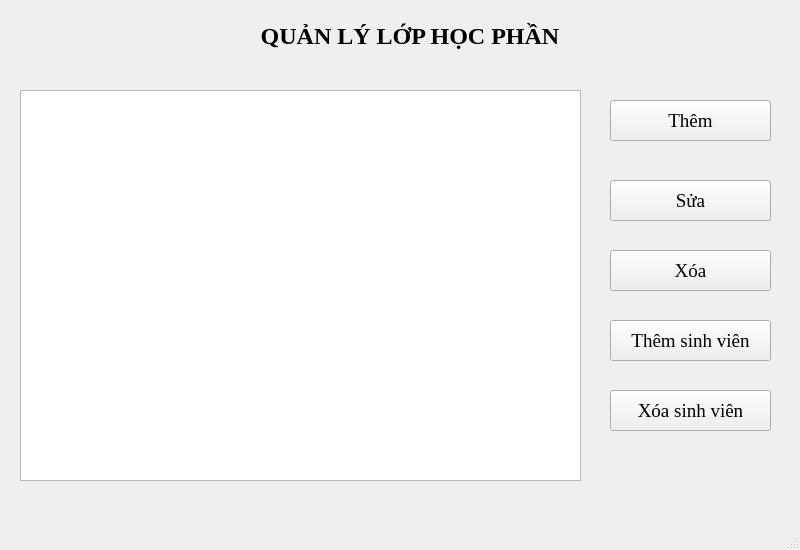
<?xml version="1.0" encoding="UTF-8"?>
<ui version="4.0">
 <class>MainWindow</class>
 <widget class="QMainWindow" name="MainWindow">
  <property name="geometry">
   <rect>
    <x>0</x>
    <y>0</y>
    <width>800</width>
    <height>550</height>
   </rect>
  </property>
  <property name="maximumSize">
   <size>
    <width>800</width>
    <height>550</height>
   </size>
  </property>
  <property name="font">
   <font>
    <family>Times New Roman</family>
    <pointsize>14</pointsize>
   </font>
  </property>
  <property name="windowTitle">
   <string>ỨNG DỤNG</string>
  </property>
  <widget class="QWidget" name="centralwidget">
   <widget class="QTableWidget" name="tableWidget">
    <property name="geometry">
     <rect>
      <x>20</x>
      <y>90</y>
      <width>561</width>
      <height>391</height>
     </rect>
    </property>
   </widget>
   <widget class="QPushButton" name="btn_them">
    <property name="geometry">
     <rect>
      <x>610</x>
      <y>100</y>
      <width>161</width>
      <height>41</height>
     </rect>
    </property>
    <property name="text">
     <string>Thêm</string>
    </property>
   </widget>
   <widget class="QPushButton" name="btn_sua">
    <property name="geometry">
     <rect>
      <x>610</x>
      <y>180</y>
      <width>161</width>
      <height>41</height>
     </rect>
    </property>
    <property name="text">
     <string>Sửa</string>
    </property>
   </widget>
   <widget class="QPushButton" name="btn_xoa">
    <property name="geometry">
     <rect>
      <x>610</x>
      <y>250</y>
      <width>161</width>
      <height>41</height>
     </rect>
    </property>
    <property name="text">
     <string>Xóa</string>
    </property>
   </widget>
   <widget class="QLabel" name="label">
    <property name="geometry">
     <rect>
      <x>10</x>
      <y>10</y>
      <width>800</width>
      <height>51</height>
     </rect>
    </property>
    <property name="font">
     <font>
      <pointsize>18</pointsize>
      <weight>75</weight>
      <bold>true</bold>
     </font>
    </property>
    <property name="text">
     <string>QUẢN LÝ LỚP HỌC PHẦN</string>
    </property>
    <property name="alignment">
     <set>Qt::AlignCenter</set>
    </property>
   </widget>
   <widget class="QPushButton" name="btn_them_sv">
    <property name="geometry">
     <rect>
      <x>610</x>
      <y>320</y>
      <width>161</width>
      <height>41</height>
     </rect>
    </property>
    <property name="text">
     <string>Thêm sinh viên</string>
    </property>
   </widget>
   <widget class="QPushButton" name="btn_xoa_sv">
    <property name="geometry">
     <rect>
      <x>610</x>
      <y>390</y>
      <width>161</width>
      <height>41</height>
     </rect>
    </property>
    <property name="text">
     <string>Xóa sinh viên</string>
    </property>
   </widget>
  </widget>
  <widget class="QMenuBar" name="menubar">
   <property name="geometry">
    <rect>
     <x>0</x>
     <y>0</y>
     <width>800</width>
     <height>21</height>
    </rect>
   </property>
  </widget>
  <widget class="QStatusBar" name="statusbar"/>
 </widget>
 <resources/>
 <connections/>
</ui>
